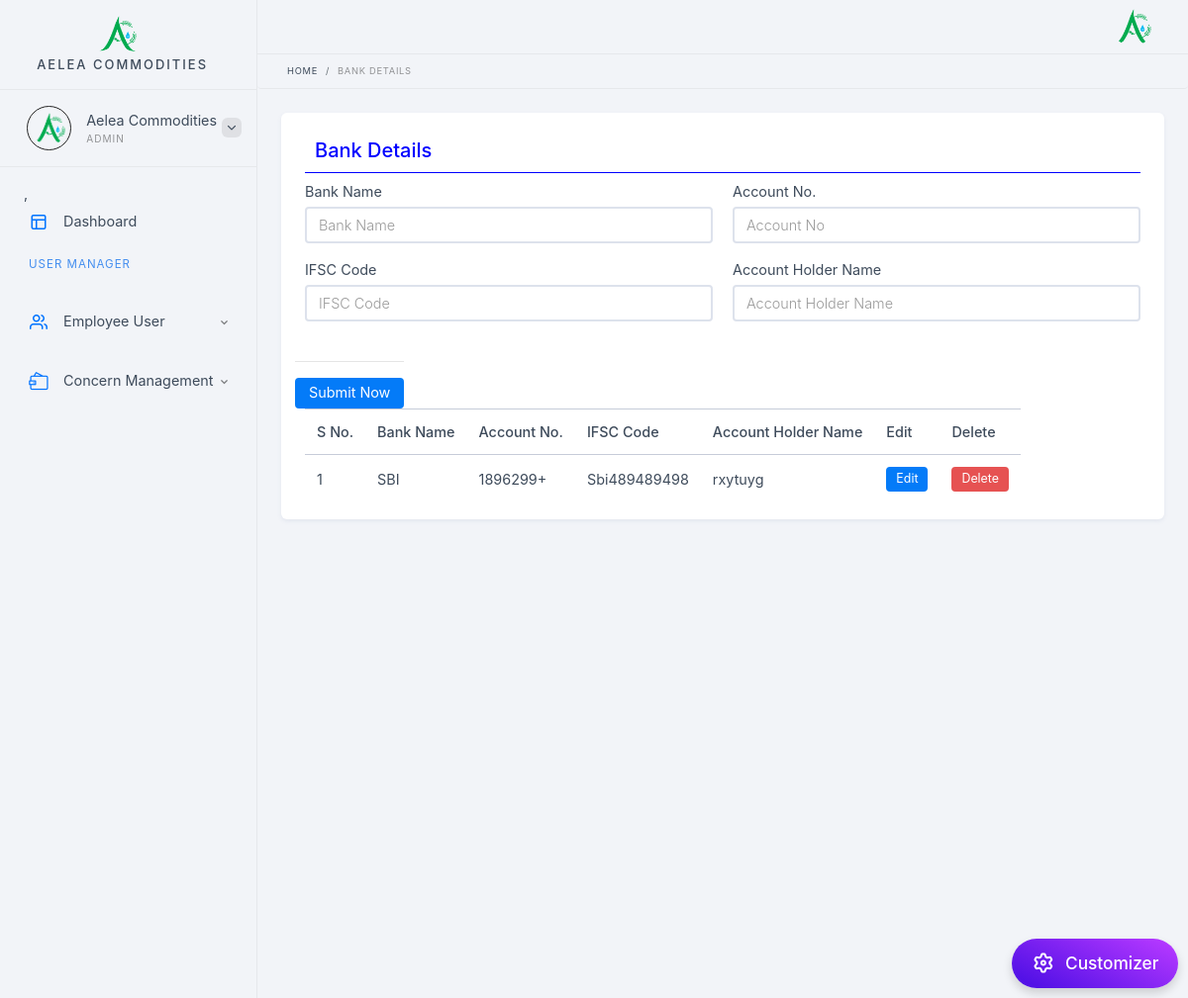
/bank_details.php (signed in), run on the app's committed database.
### tables this page shows
CREATE TABLE `bank_details` (
  `id` int(11) NOT NULL,
  `bank_name` varchar(255) NOT NULL,
  `ifscf_code` varchar(255) NOT NULL,
  `acno` varchar(255) NOT NULL,
  `acHN` varchar(255) NOT NULL,
  `createOn` date NOT NULL,
  `empID` int(11) NOT NULL
);

### bank_details.php (the view, shortened to what this page needs)
<?php
include './includes/admin_header.php';
include './includes/data_base_save_update.php';
?>
<ul class="breadcrumb">
    <li class="breadcrumb-item"><a href="#">Home</a></li>
    <li class="breadcrumb-item"><span>Bank Details</span></li>
</ul>
<div class="content-i">
    <div class="content-box">
        <div class="element-wrapper">
            <div class="element-box">
                <div class="row">
                    <div class="col-md-12">
                        <?php
                        if (isset($_GET['edit'])) {
                            $id = $_GET['edit'];
                            $qry = mysqli_query($connection, "SELECT * FROM bank_details where id='$id'") or die("select query fail" . mysqli_error());
                            $count = 0;
                            while ($row = mysqli_fetch_assoc($qry)) {
                                $count = $count + 1;
                                $id = $row['id'];
                                $bank_name = $row['bank_name'];
                                $ifscf_code = $row['ifscf_code'];
                                $acno = $row['acno'];
                                $acHN = $row['acHN'];
                                ?>
                                <form action="#" method="post" enctype="multipart/form-data">
                                    <div class="row">
                                        <div class="col-md-12">
                                            <h5 style="color: blue;border-bottom: 1px solid blue;padding: 10px;">Bank Details</h5>
                                        </div>
                                        <div class="col-sm-6">
                                            <div class="form-group"><label for="">Bank Name</label>
                                                <input class="form-control" name="bname" value="<?php echo $bank_name; ?>" placeholder="Bank Name" type="text">
                                            </div>
                                        </div>
                                        <div class="col-sm-6">
                                            <div class="form-group"><label for="">Account No.</label>
                                                <input class="form-control" name="acno" value="<?php echo $acno; ?>" placeholder="Account No" type="text">
                                            </div>
                                        </div>
                                        <div class="col-sm-6">
                                            <div class="form-group"><label for="">IFSC Code</label>
                                                <input class="form-control" name="ifsc" value="<?php echo $ifscf_code; ?>" placeholder="IFSC Code" type="text">
                                            </div>
                                        </div>
                                        <div class="col-sm-6">
                                            <div class="form-group"><label for="">Account Holder Name</label>
                                                <input class="form-control" name="acHN" value="<?php echo $acHN; ?>" placeholder="Account Holder Name" type="text">
                                            </div>
                                        </div>
                                        <div class="form-buttons-w text-right">
                                            <input class="btn btn-primary" type="submit" value="Update Now" name="update">
                                        </div>
                                    </div>
                                </form>
                                <?php
                            }
                        } else {
                            ?>
                            <form action="#" method="post" enctype="multipart/form-data">
                                <div class="row">
                                    <div class="col-md-12">
                                        <h5 style="color: blue;border-bottom: 1px solid blue;padding: 10px;">Bank Details</h5>
                                    </div>
                                    <div class="col-sm-6">
                                        <div class="form-group"><label for="">Bank Name</label>
                                            <input class="form-control" name="bname" placeholder="Bank Name" type="text">
                                        </div>
                                    </div>
                                    <div class="col-sm-6">
                                        <div class="form-group"><label for="">Account No.</label>
                                            <input class="form-control" name="acno" placeholder="Account No" type="text">
                                        </div>
                                    </div>
                                    <div class="col-sm-6">
                                        <div class="form-group"><label for="">IFSC Code</label>
                                            <input class="form-control" name="ifsc" placeholder="IFSC Code" type="text">
                                        </div>
                                    </div>
                                    <div class="col-sm-6">
                                        <div class="form-group"><label for="">Account Holder Name</label>
                                            <input class="form-control" name="acHN" placeholder="Account Holder Name" type="text">
                                        </div>
                                    </div>
                                    <div class="form-buttons-w text-right">
                                        <input class="btn btn-primary" type="submit" value="Submit Now" name="submit">
                                    </div>
                                </div>
                            </form>
    <?php }
?>
                    </div>
                    <div class="col-md-12">
                        <table class="table table-responsive" style="width: 100%;">
                            <tr>
                                <th>S No.</th>
                                <th>Bank Name</th>
                                <th>Account No.</th>
                                <th>IFSC Code</th>
                                <th>Account Holder Name</th>
                                <th>Edit</th>
                                <th>Delete</th>
                            </tr>
<?php
$qry = mysqli_query($connection, "SELECT * FROM bank_details order by createOn desc ") or die("select query fail" . mysqli_error());
$count = 0;
while ($row = mysqli_fetch_assoc($qry)) {
    $count = $count + 1;
    $id = $row['id'];
    $bank_name = $row['bank_name'];
    $ifscf_code = $row['ifscf_code'];
    $acno = $row['acno'];
    $acHN = $row['acHN'];
    ?>
                                <tr>
                                    <td><?php echo $count; ?></td>
                                    <td><?php echo $bank_name; ?></td>
                                    <td><?php echo $acno; ?></td>
                                    <td><?php echo $ifscf_code; ?></td>
                                    <td><?php echo $acHN; ?></td>
                                    <td><a href="bank_details.php?edit=<?php echo $id; ?>" class="btn btn-sm btn-primary">Edit</a></td>
                                    <td><a href="bank_details.php?delete=<?php echo $id; ?>" class="btn btn-sm btn-danger">Delete</a></td>
                                </tr>
<?php } ?>
                        </table>
                    </div>
                </div>
            </div>
        </div>
<?php include './includes/Plugin.php'; ?>
        <?php include './includes/admin_footer.php'; ?>

### data on the page
bank_details: bank_name "SBI", acno "1896299+", ifscf_code "Sbi489489498", acHN "rxytuyg"

### other printed values
$_SESSION['emp_name'] "Aelea Commodities"
$_SESSION['User_type'] "ADMIN"
